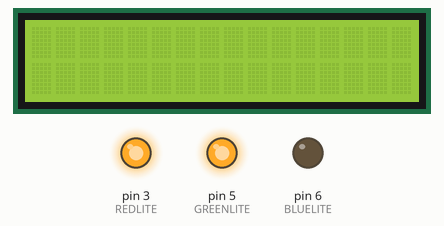
Recording of a sketch running on a simulated Arduino Uno, built with avr-gcc and run on an emulated ATmega328P. Shown: 16×2 character LCD, output pins drawn as LEDs (lit = HIGH).

Above: at 0.1 s.
At 1.1 s:
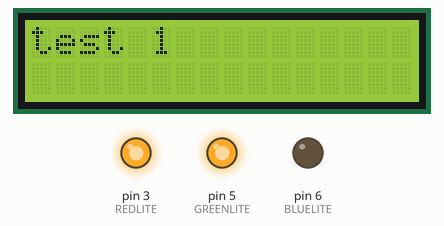

The sketch:

lcd_example.ino
```cpp
/* We modified this example from the one on the adafruit learning system.
 *  This code will initialize an lcd screen, and set the backlight to blue
 *
 *  Then it will flash the string 'test 1'
 *
 *  You can modify this example to print whatever you like on the LCD screen
 */

// include the library code:
#include <LiquidCrystal.h>
#include <Wire.h>

//these digital pins will be used for the backlights
#define REDLITE 3
#define GREENLITE 5
#define BLUELITE 6

// initialize the library with the numbers of the interface pins
LiquidCrystal lcd(7, 8, 9, 10, 11, 12);

void setup() {
  // set up the LCD's number of rows and columns:
  lcd.begin(16, 2);

  pinMode(REDLITE, OUTPUT);
  pinMode(GREENLITE, OUTPUT);
  pinMode(BLUELITE, OUTPUT);

  //writing one of these low turns on the led backlight of the chosen color
  digitalWrite(BLUELITE, LOW);
  digitalWrite(GREENLITE, HIGH);
  digitalWrite(REDLITE, HIGH);
}


void loop() {
   // Print a message to the LCD.

  //setCursor takes arguments: column, row
  lcd.setCursor(0,0); //col 0, row 0

  lcd.clear(); //remove everything from the display
  delay(1000);
  lcd.print("test 1");
  delay(1000);
}
```

Measured:
- what the display in image 1 shows lasts 1.0 s, from 1.1 s to 2.1 s
